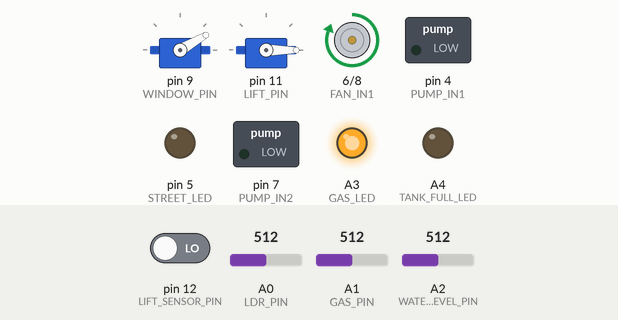
Simulated run of this sketch. Board: Arduino Uno, built with avr-gcc and run on an emulated ATmega328P. Shown: 2 × servo, motor-driver pin pairs drawn as motors (green arrow = first pin HIGH = forward, orange = second pin HIGH = backward, longer = more drive), switched loads named in the sketch (green lamp = pin HIGH), output pins drawn as LEDs (lit = HIGH). The test bench sets the inputs (shaded band); at power-on: A2 (WATER_LEVEL_PIN) = 512, A1 (GAS_PIN) = 512, A0 (LDR_PIN) = 512, pin 12 (LIFT_SENSOR_PIN) LOW. What the sketch prints to the serial monitor is not drawn.

Above: at 1.2 s.
1.3 s: A2 (WATER_LEVEL_PIN) set to 588
4.3 s: A2 (WATER_LEVEL_PIN) set to 612
At 4.9 s:
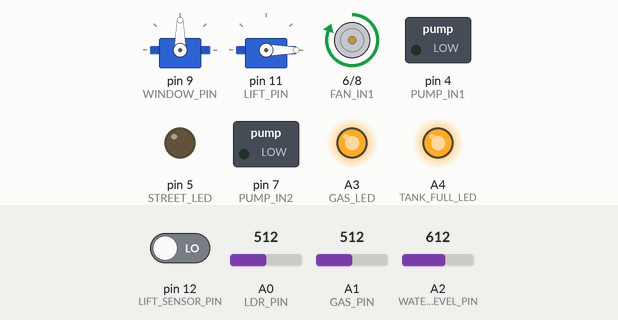
5.8 s: A1 (GAS_PIN) set to 417
7.3 s: A1 (GAS_PIN) set to 387
At 8.17 s:
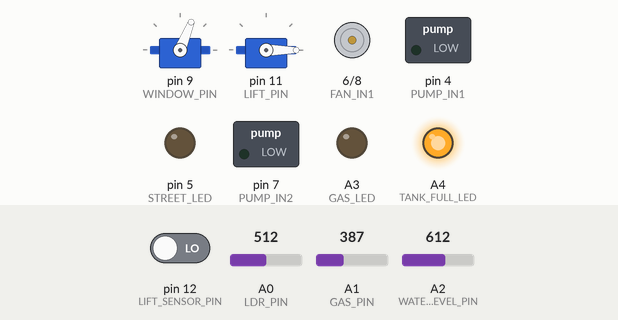
10.3 s: A0 (LDR_PIN) set to 1010
At 11.6 s:
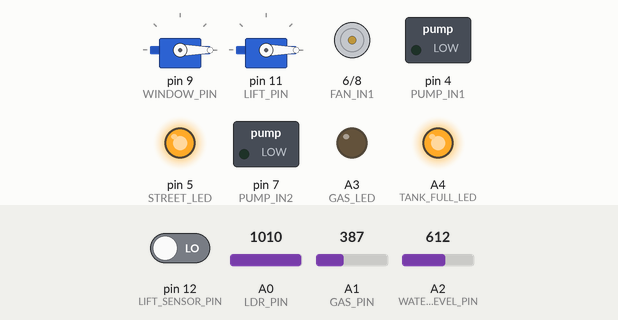
12.2 s: pin 12 (LIFT_SENSOR_PIN) driven HIGH
At 13.67 s:
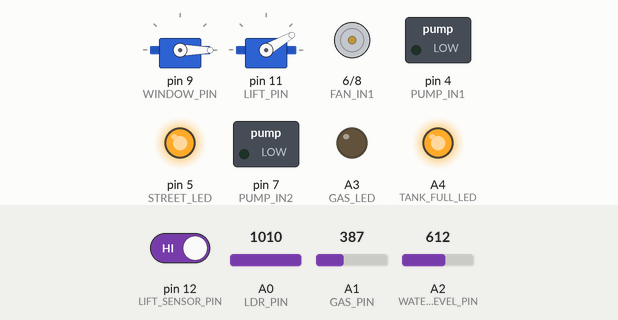
Timing chart, 0 to 17.9 s (numbered marks = the images above; inputs shaded):
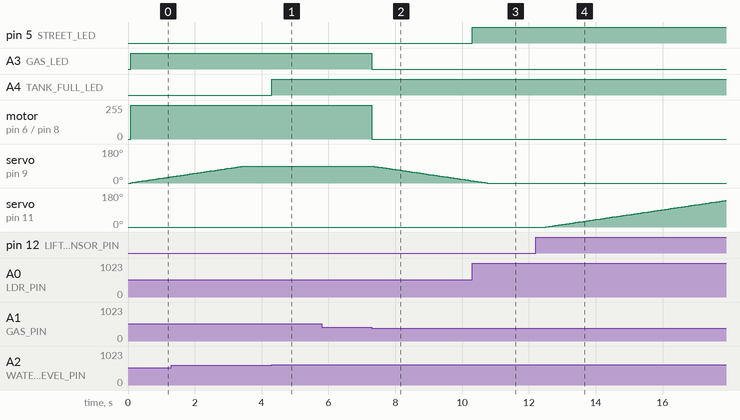

The sketch:

SUBJILLA.ino
```cpp
#include <Servo.h>

// SUBJILLA Smart Home Automation
// Arduino UNO — roof button and roof servo removed.

// ========== INPUTS ==========
const int LDR_PIN = A0;
const int GAS_PIN = A1;
const int WATER_LEVEL_PIN = A2;
const int LIFT_SENSOR_PIN = 12;

// ========== OUTPUTS ==========
const int PUMP_IN1 = 4;
const int STREET_LED = 5;
const int FAN_IN1 = 6;
const int PUMP_IN2 = 7;
const int FAN_IN2 = 8;

const int WINDOW_PIN = 9;
const int LIFT_PIN = 11;

const int GAS_LED = A3;
const int TANK_FULL_LED = A4;

// ========== CALIBRATE THESE VALUES ==========
// Example values only. Read your sensor in Serial Monitor
// before connecting motor power.
const int WATER_LOW_THRESHOLD = 300;
const int WATER_FULL_THRESHOLD = 600;

const int BRIGHT_THRESHOLD = 930;
const int DARK_THRESHOLD = 1000;

const int GAS_ON_THRESHOLD = 450;
const int GAS_OFF_THRESHOLD = 400;

bool pumpRunning = false;
bool gasDetected = false;

// ========== SERVOS ==========
Servo windowServo;
Servo liftServo;

const int WINDOW_CLOSED = 0;
const int WINDOW_OPEN = 90;
const int LIFT_DOWN = 0;
const int LIFT_UP = 180;

int windowAngle = WINDOW_CLOSED;
int windowTarget = WINDOW_CLOSED;
int liftAngle = LIFT_DOWN;
int liftTarget = LIFT_DOWN;

const unsigned long SERVO_INTERVAL = 35;
const unsigned long CONFIRM_TIME = 300;

unsigned long windowTimer = 0;
unsigned long liftTimer = 0;
unsigned long liftChangeTime = 0;

int liftCandidate = LOW;
int liftConfirmed = LOW;

// ========== MOTOR CONTROL ==========
void pumpOn() {
  digitalWrite(PUMP_IN1, HIGH);
  digitalWrite(PUMP_IN2, LOW);
}

void pumpOff() {
  digitalWrite(PUMP_IN1, LOW);
  digitalWrite(PUMP_IN2, LOW);
}

void fanOn() {
  digitalWrite(FAN_IN1, HIGH);
  digitalWrite(FAN_IN2, LOW);
}

void fanOff() {
  digitalWrite(FAN_IN1, LOW);
  digitalWrite(FAN_IN2, LOW);
}

// ========== SMOOTH SERVO MOVEMENT ==========
void moveServoSmoothly(
  Servo &motor,
  int &currentAngle,
  int targetAngle,
  unsigned long &timer
) {
  unsigned long now = millis();

  if (now - timer < SERVO_INTERVAL) return;
  if (currentAngle == targetAngle) return;

  timer = now;

  if (currentAngle < targetAngle) {
    currentAngle++;
  } else {
    currentAngle--;
  }

  motor.write(currentAngle);
}

// ========== SETUP ==========
void setup() {
  Serial.begin(9600);

  pinMode(STREET_LED, OUTPUT);
  pinMode(GAS_LED, OUTPUT);
  pinMode(TANK_FULL_LED, OUTPUT);

  pinMode(PUMP_IN1, OUTPUT);
  pinMode(PUMP_IN2, OUTPUT);
  pinMode(FAN_IN1, OUTPUT);
  pinMode(FAN_IN2, OUTPUT);

  pinMode(LIFT_SENSOR_PIN, INPUT);

  // Keep motor outputs off at startup.
  pumpOff();
  fanOff();

  digitalWrite(GAS_LED, LOW);
  digitalWrite(TANK_FULL_LED, LOW);
  analogWrite(STREET_LED, 0);

  windowServo.attach(WINDOW_PIN);
  liftServo.attach(LIFT_PIN);

  windowServo.write(WINDOW_CLOSED);
  liftServo.write(LIFT_DOWN);

  liftCandidate = digitalRead(LIFT_SENSOR_PIN);
  liftConfirmed = liftCandidate;
  liftChangeTime = millis();

  Serial.println(F("SUBJILLA Smart Home Started"));
  Serial.println(F("Water sensor signal: A2"));
  Serial.println(F("Calibrate water thresholds before using the pump."));
}

// ========== MAIN LOOP ==========
void loop() {
  unsigned long now = millis();

  // 1. AUTOMATIC STREET LIGHT
  int lightLevel = analogRead(LDR_PIN);
  int brightness = 0;

  if (lightLevel <= BRIGHT_THRESHOLD) {
    brightness = 0;
  } else if (lightLevel >= DARK_THRESHOLD) {
    brightness = 255;
  } else {
    brightness = map(
      lightLevel,
      BRIGHT_THRESHOLD,
      DARK_THRESHOLD,
      0,
      255
    );
  }

  analogWrite(STREET_LED, constrain(brightness, 0, 255));

  // 2. WATER TANK AUTOMATION
  // This assumes a higher analog reading means more water.
  // Verify this with your sensor; reverse the comparisons if needed.
  int waterLevel = analogRead(WATER_LEVEL_PIN);

  if (waterLevel <= WATER_LOW_THRESHOLD) {
    pumpRunning = true;
  }

  if (waterLevel >= WATER_FULL_THRESHOLD) {
    pumpRunning = false;
  }

  if (pumpRunning) {
    pumpOn();
  } else {
    pumpOff();
  }

  bool tankFull = waterLevel >= WATER_FULL_THRESHOLD;
  digitalWrite(TANK_FULL_LED, tankFull ? HIGH : LOW);

  // 3. GAS DETECTION (demonstration only, not a safety system)
  int gasLevel = analogRead(GAS_PIN);

  if (!gasDetected && gasLevel >= GAS_ON_THRESHOLD) {
    gasDetected = true;
    Serial.println(F("WARNING: GAS THRESHOLD REACHED"));
  }

  if (gasDetected && gasLevel <= GAS_OFF_THRESHOLD) {
    gasDetected = false;
    Serial.println(F("Gas reading returned below reset threshold"));
  }

  digitalWrite(GAS_LED, gasDetected ? HIGH : LOW);

  if (gasDetected) {
    fanOn();
    windowTarget = WINDOW_OPEN;
  } else {
    fanOff();
    windowTarget = WINDOW_CLOSED;
  }

  // 4. LIFT SENSOR
  int liftReading = digitalRead(LIFT_SENSOR_PIN);

  if (liftReading != liftCandidate) {
    liftCandidate = liftReading;
    liftChangeTime = now;
  }

  if (now - liftChangeTime >= CONFIRM_TIME) {
    liftConfirmed = liftCandidate;
  }

  liftTarget = (liftConfirmed == HIGH) ? LIFT_UP : LIFT_DOWN;

  // 5. GRADUAL SERVO MOVEMENT
  moveServoSmoothly(
    windowServo, windowAngle, windowTarget, windowTimer
  );

  moveServoSmoothly(
    liftServo, liftAngle, liftTarget, liftTimer
  );

  // 6. SERIAL MONITOR STATUS
  static unsigned long lastPrint = 0;

  if (now - lastPrint >= 500) {
    lastPrint = now;

    Serial.print(F("Light: "));
    Serial.print(lightLevel);

    Serial.print(F(" | Brightness: "));
    Serial.print(brightness);

    Serial.print(F(" | Water: "));
    Serial.print(waterLevel);

    Serial.print(F(" | Pump: "));
    Serial.print(pumpRunning ? F("ON") : F("OFF"));

    Serial.print(F(" | Tank full: "));
    Serial.print(tankFull ? F("YES") : F("NO"));

    Serial.print(F(" | Gas: "));
    Serial.print(gasLevel);

    Serial.print(F(" | Gas detected: "));
    Serial.print(gasDetected ? F("YES") : F("NO"));

    Serial.print(F(" | Window angle: "));
    Serial.print(windowAngle);

    Serial.print(F(" | Lift angle: "));
    Serial.println(liftAngle);
  }
}
```

Measured:
- the behaviour switches between 599 and 600 on A2 (WATER_LEVEL_PIN) (found by bisection; images 0 and 1)
- the behaviour switches between 401 and 400 on A1 (GAS_PIN) (found by bisection; images 1 and 2)
- after the input at 4.3 s, A4 (TANK_FULL_LED): LOW → HIGH at once
- after the input at 5.8 s, every drawn part: stays the same
- after the input at 7.3 s, A3 (GAS_LED): HIGH → LOW at once; motor on pin 6 (FAN_IN1) / pin 8 (FAN_IN2): forward 255/255 → stopped at once; servo on pin 9 (WINDOW_PIN): moves from 90° to 12° over 3.0 s, starting at once
- after the input at 10.3 s, pin 5 (STREET_LED): LOW → HIGH at once
- after the input at 12.2 s, servo on pin 11 (LIFT_PIN): moves from 0° to 141° over 5.4 s, starting after 0.30 s
